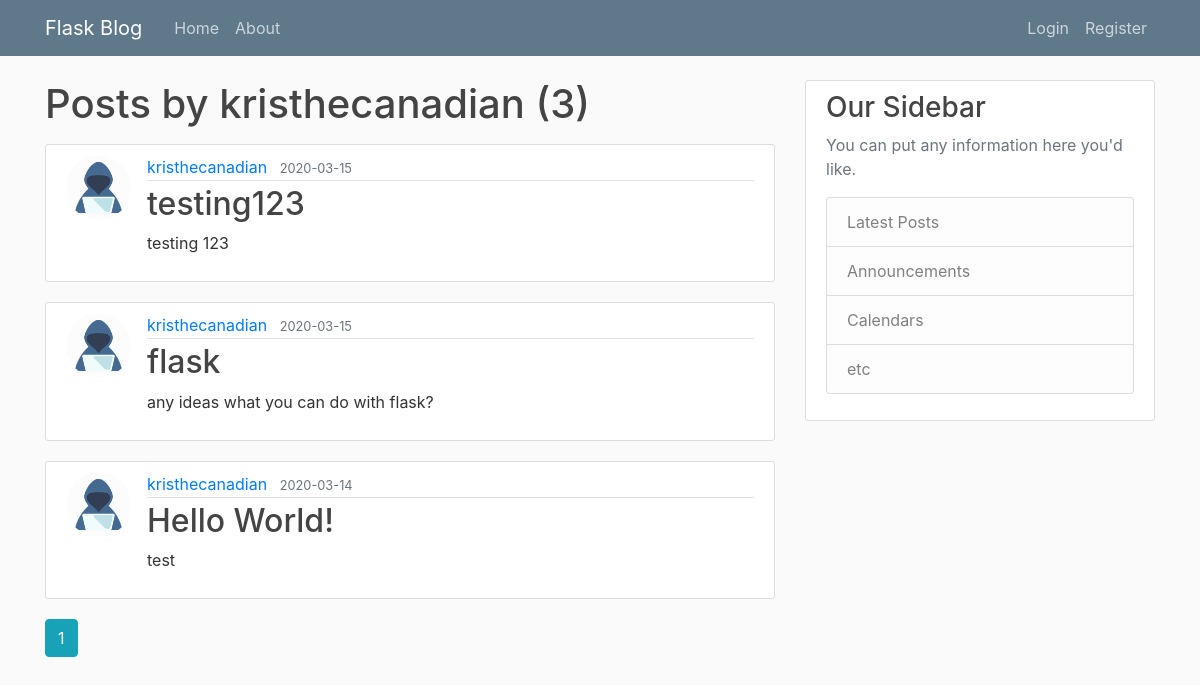
The page /user/kristhecanadian on the database its author committed.
### app/models.py (models this page shows, shortened)
class User(db.Model, UserMixin):
    id = db.Column(db.Integer, primary_key=True)
    username = db.Column(db.String(20), unique=True, nullable=False)
    email = db.Column(db.String(120), unique=True, nullable=False)
    image_file = db.Column(db.String(20), nullable=False, default='userimage.png')
    password = db.Column(db.String(60), nullable=False)
    posts = db.relationship('Post', backref='author', lazy=True)

class Post(db.Model):
    id = db.Column(db.Integer, primary_key=True)
    title = db.Column(db.String(100), nullable=False)
    date_posted = db.Column(db.DateTime, nullable=False, default=datetime.utcnow)
    content = db.Column(db.Text, nullable=False)
    user_id = db.Column(db.Integer, db.ForeignKey('user.id'), nullable=False)

### app/users/routes.py (the view)
@users.route('/user/<string:username>')
def user_posts(username):
    page = request.args.get('page', 1, type=int)
    user = User.query.filter_by(username=username).first_or_404()
    posts = Post.query.filter_by(author=user).order_by(Post.date_posted.desc()).paginate(page=page, per_page=6)
    return render_template('user_posts.html', posts=posts, user=username)

### app/templates/user_posts.html (shortened to what this page needs)
{% extends 'base.html' %}
{% block content %}
    <h1 class="mb-3">Posts by {{ user }} ({{ posts.total }})</h1>
    {% for post in posts.items %}
        <article class="media content-section">
            <img class="rounded-circle article-img"
                 src="{{ url_for('static', filename='profile_pics/' + post.author.image_file) }}" alt="profile picture">
            <div class="media-body">
                <div class="article-metadata">
                    <a class="mr-2" href="{{ url_for('users.user_posts', username=post.author.username) }}">{{ post.author.username }}</a>
                    <small class="text-muted">{{ post.date_posted.strftime('%Y-%m-%d') }}</small>
                </div>
                <h2><a class="article-title" href="{{ url_for('posts.post', post_id=post.id) }}">{{ post.title }}</a></h2>
                <p class="article-content">{{ post.content }}</p>
            </div>
        </article>
    {% endfor %}
    {% for page_num in posts.iter_pages(left_edge=1, right_edge=1, left_current=1, right_current=2) %}
        {% if page_num %}
            {% if posts.page == page_num %}
                <a class="btn btn-info mb-4" href="{{ url_for('users.user_posts', username=user.username, page=page_num) }}">{{ page_num }}</a>
            {% else %}
                <a class="btn btn-outline-info mb-4" href="{{ url_for('users.user_posts', page=page_num) }}">{{ page_num }}</a>
            {% endif %}
        {% endif %}
    {% endfor %}
{% endblock %}

### app/static/main.css (style rules this page uses)
body { background: #fafafa; color: #333333; margin-top: 5rem; }
h1, h2, h3, h4, h5, h6 { color: #444444; }
.content-section { background: #ffffff; padding: 10px 20px; border: 1px solid #dddddd; border-radius: 3px; margin-bottom: 20px; }
.article-title { color: #444444; }
.article-content { white-space: pre-line; }
.article-img { height: 65px; width: 65px; margin-right: 16px; }
.article-metadata { padding-bottom: 1px; margin-bottom: 4px; border-bottom: 1px solid #e3e3e3 }

### rows shown on the page
User: username "kristhecanadian"
Post: image_file (picture), author.username "kristhecanadian", date_posted "2020-03-15", title "testing123", content "testing 123"
Post: image_file (picture), author.username "kristhecanadian", date_posted "2020-03-15", title "flask", content "any ideas what you can do with flask?"
Post: image_file (picture), author.username "kristhecanadian", date_posted "2020-03-14", title "Hello World!", content "test"

### other values the page prints
{{ posts.total }} "3"
{{ page_num }} "1"
